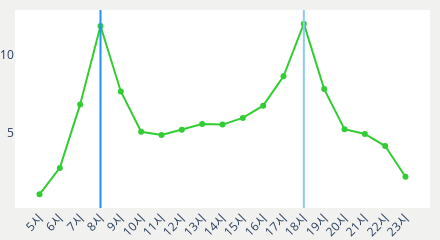

Notebook source saved alongside this figure:
### Code cell
hovertemplate = []

for i in range(len(timeline)):
    amt = timeline['이용량'][i]
    hovertemplate.append(f'<b>{amt}억</b>')

fig = go.Figure(data=go.Scatter(x=timeline.index, y=timeline['이용량'], mode='lines+markers', marker_color='limegreen',
                                name='지하철 이용량', hovertemplate=hovertemplate))

fig.add_vline(x=timeline.index[3], line_width=2, line_color='dodgerblue')
fig.add_vline(x=timeline.index[13], line_width=2, line_color='skyblue')

fig.update_xaxes(tickangle=315)
fig.update_layout(width=440, height=230, plot_bgcolor='white',margin=dict(l=0,r=10,b=10,t=10),paper_bgcolor='#f1f1ef',
                  hovermode='x unified', hoverlabel=dict(bgcolor='white', bordercolor='white'))

# plotly api 연동
# username = 'parkahhyeong'
# api_key = '7w3ys4r0P0495JVPJlHE'
# chart_studio.tools.set_credentials_file(username=username, api_key=api_key)
# py.plot(fig, filename='time_subway', auto_open=True)

# plotly 링크 : https://plotly.com/~parkahhyeong/287/

fig.show()

### Figure 1 — Plotly figure (JSON) as saved in the notebook; plotly's stock layout.template omitted (floating-point values rounded to 4 significant figures)
{"data": [{"hovertemplate": ["<b>0.995억</b>", "<b>2.707억</b>", "<b>6.812억</b>", "<b>11.886억</b>", "<b>7.65억</b>", "<b>5.039억</b>", "<b>4.838억</b>", "<b>5.167억</b>", "<b>5.541억</b>", "<b>5.505억</b>", "<b>5.938억</b>", "<b>6.729억</b>", "<b>8.628억</b>", "<b>12.035억</b>", "<b>7.803억</b>", "<b>5.207억</b>", "<b>4.904억</b>", "<b>4.121억</b>", "<b>2.134억</b>"], "marker": {"color": "limegreen"}, "mode": "lines+markers", "name": "지하철 이용량", "type": "scatter", "x": ["5시", "6시", "7시", "8시", "9시", "10시", "11시", "12시", "13시", "14시", "15시", "16시", "17시", "18시", "19시", "20시", "21시", "22시", "23시"], "y": [0.995, 2.707, 6.812, 11.89, 7.65, 5.039, 4.838, 5.167, 5.541, 5.505, 5.938, 6.729, 8.628, 12.04, 7.803, 5.207, 4.904, 4.121, 2.134]}], "layout": {"height": 230, "hoverlabel": {"bgcolor": "white", "bordercolor": "white"}, "hovermode": "x unified", "margin": {"b": 10, "l": 0, "r": 10, "t": 10}, "paper_bgcolor": "#f1f1ef", "plot_bgcolor": "white", "shapes": [{"line": {"color": "dodgerblue", "width": 2}, "type": "line", "x0": "8시", "x1": "8시", "xref": "x", "y0": 0, "y1": 1, "yref": "y domain"}, {"line": {"color": "skyblue", "width": 2}, "type": "line", "x0": "18시", "x1": "18시", "xref": "x", "y0": 0, "y1": 1, "yref": "y domain"}], "width": 440, "xaxis": {"tickangle": -45}}}
